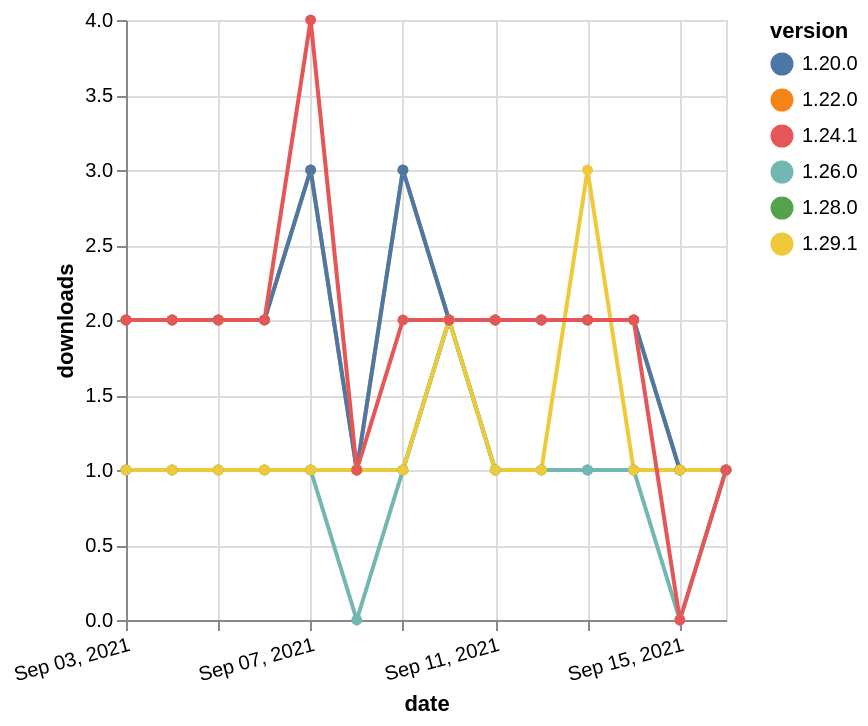

The specification (Vega-Lite) saved for this image:
### Vega-Lite specification from a JSON file in a GitHub repository (floating-point values rounded to 4 significant figures)
{"$schema": "https://vega.github.io/schema/vega-lite/v5.json", "description": "A simple bar chart with embedded data.", "data": {"values": [{"date": "2021-09-03", "total": 2543, "delta": 2, "version": "1.22.0"}, {"date": "2021-09-04", "total": 2545, "delta": 2, "version": "1.22.0"}, {"date": "2021-09-05", "total": 2547, "delta": 2, "version": "1.22.0"}, {"date": "2021-09-06", "total": 2549, "delta": 2, "version": "1.22.0"}, {"date": "2021-09-07", "total": 2552, "delta": 3, "version": "1.22.0"}, {"date": "2021-09-08", "total": 2553, "delta": 1, "version": "1.22.0"}, {"date": "2021-09-09", "total": 2556, "delta": 3, "version": "1.22.0"}, {"date": "2021-09-10", "total": 2558, "delta": 2, "version": "1.22.0"}, {"date": "2021-09-11", "total": 2560, "delta": 2, "version": "1.22.0"}, {"date": "2021-09-12", "total": 2562, "delta": 2, "version": "1.22.0"}, {"date": "2021-09-13", "total": 2564, "delta": 2, "version": "1.22.0"}, {"date": "2021-09-14", "total": 2566, "delta": 2, "version": "1.22.0"}, {"date": "2021-09-15", "total": 2567, "delta": 1, "version": "1.22.0"}, {"date": "2021-09-16", "total": 2568, "delta": 1, "version": "1.22.0"}, {"date": "2021-09-03", "total": 192, "delta": 1, "version": "1.28.0"}, {"date": "2021-09-04", "total": 193, "delta": 1, "version": "1.28.0"}, {"date": "2021-09-05", "total": 194, "delta": 1, "version": "1.28.0"}, {"date": "2021-09-06", "total": 195, "delta": 1, "version": "1.28.0"}, {"date": "2021-09-07", "total": 196, "delta": 1, "version": "1.28.0"}, {"date": "2021-09-08", "total": 197, "delta": 1, "version": "1.28.0"}, {"date": "2021-09-09", "total": 198, "delta": 1, "version": "1.28.0"}, {"date": "2021-09-10", "total": 200, "delta": 2, "version": "1.28.0"}, {"date": "2021-09-11", "total": 201, "delta": 1, "version": "1.28.0"}, {"date": "2021-09-12", "total": 202, "delta": 1, "version": "1.28.0"}, {"date": "2021-09-13", "total": 203, "delta": 1, "version": "1.28.0"}, {"date": "2021-09-14", "total": 204, "delta": 1, "version": "1.28.0"}, {"date": "2021-09-15", "total": 205, "delta": 1, "version": "1.28.0"}, {"date": "2021-09-16", "total": 206, "delta": 1, "version": "1.28.0"}, {"date": "2021-09-03", "total": 236, "delta": 1, "version": "1.26.0"}, {"date": "2021-09-04", "total": 237, "delta": 1, "version": "1.26.0"}, {"date": "2021-09-05", "total": 238, "delta": 1, "version": "1.26.0"}, {"date": "2021-09-06", "total": 239, "delta": 1, "version": "1.26.0"}, {"date": "2021-09-07", "total": 240, "delta": 1, "version": "1.26.0"}, {"date": "2021-09-08", "total": 240, "delta": 0, "version": "1.26.0"}, {"date": "2021-09-09", "total": 241, "delta": 1, "version": "1.26.0"}, {"date": "2021-09-10", "total": 243, "delta": 2, "version": "1.26.0"}, {"date": "2021-09-11", "total": 244, "delta": 1, "version": "1.26.0"}, {"date": "2021-09-12", "total": 245, "delta": 1, "version": "1.26.0"}, {"date": "2021-09-13", "total": 246, "delta": 1, "version": "1.26.0"}, {"date": "2021-09-14", "total": 247, "delta": 1, "version": "1.26.0"}, {"date": "2021-09-15", "total": 247, "delta": 0, "version": "1.26.0"}, {"date": "2021-09-16", "total": 248, "delta": 1, "version": "1.26.0"}, {"date": "2021-09-03", "total": 2514, "delta": 2, "version": "1.20.0"}, {"date": "2021-09-04", "total": 2516, "delta": 2, "version": "1.20.0"}, {"date": "2021-09-05", "total": 2518, "delta": 2, "version": "1.20.0"}, {"date": "2021-09-06", "total": 2520, "delta": 2, "version": "1.20.0"}, {"date": "2021-09-07", "total": 2523, "delta": 3, "version": "1.20.0"}, {"date": "2021-09-08", "total": 2524, "delta": 1, "version": "1.20.0"}, {"date": "2021-09-09", "total": 2527, "delta": 3, "version": "1.20.0"}, {"date": "2021-09-10", "total": 2529, "delta": 2, "version": "1.20.0"}, {"date": "2021-09-11", "total": 2531, "delta": 2, "version": "1.20.0"}, {"date": "2021-09-12", "total": 2533, "delta": 2, "version": "1.20.0"}, {"date": "2021-09-13", "total": 2535, "delta": 2, "version": "1.20.0"}, {"date": "2021-09-14", "total": 2537, "delta": 2, "version": "1.20.0"}, {"date": "2021-09-15", "total": 2538, "delta": 1, "version": "1.20.0"}, {"date": "2021-09-16", "total": 2539, "delta": 1, "version": "1.20.0"}, {"date": "2021-09-03", "total": 183, "delta": 1, "version": "1.29.1"}, {"date": "2021-09-04", "total": 184, "delta": 1, "version": "1.29.1"}, {"date": "2021-09-05", "total": 185, "delta": 1, "version": "1.29.1"}, {"date": "2021-09-06", "total": 186, "delta": 1, "version": "1.29.1"}, {"date": "2021-09-07", "total": 187, "delta": 1, "version": "1.29.1"}, {"date": "2021-09-08", "total": 188, "delta": 1, "version": "1.29.1"}, {"date": "2021-09-09", "total": 189, "delta": 1, "version": "1.29.1"}, {"date": "2021-09-10", "total": 191, "delta": 2, "version": "1.29.1"}, {"date": "2021-09-11", "total": 192, "delta": 1, "version": "1.29.1"}, {"date": "2021-09-12", "total": 193, "delta": 1, "version": "1.29.1"}, {"date": "2021-09-13", "total": 196, "delta": 3, "version": "1.29.1"}, {"date": "2021-09-14", "total": 197, "delta": 1, "version": "1.29.1"}, {"date": "2021-09-15", "total": 198, "delta": 1, "version": "1.29.1"}, {"date": "2021-09-16", "total": 199, "delta": 1, "version": "1.29.1"}, {"date": "2021-09-03", "total": 2375, "delta": 2, "version": "1.24.1"}, {"date": "2021-09-04", "total": 2377, "delta": 2, "version": "1.24.1"}, {"date": "2021-09-05", "total": 2379, "delta": 2, "version": "1.24.1"}, {"date": "2021-09-06", "total": 2381, "delta": 2, "version": "1.24.1"}, {"date": "2021-09-07", "total": 2385, "delta": 4, "version": "1.24.1"}, {"date": "2021-09-08", "total": 2386, "delta": 1, "version": "1.24.1"}, {"date": "2021-09-09", "total": 2388, "delta": 2, "version": "1.24.1"}, {"date": "2021-09-10", "total": 2390, "delta": 2, "version": "1.24.1"}, {"date": "2021-09-11", "total": 2392, "delta": 2, "version": "1.24.1"}, {"date": "2021-09-12", "total": 2394, "delta": 2, "version": "1.24.1"}, {"date": "2021-09-13", "total": 2396, "delta": 2, "version": "1.24.1"}, {"date": "2021-09-14", "total": 2398, "delta": 2, "version": "1.24.1"}, {"date": "2021-09-15", "total": 2398, "delta": 0, "version": "1.24.1"}, {"date": "2021-09-16", "total": 2399, "delta": 1, "version": "1.24.1"}]}, "width": "container", "mark": {"type": "line", "point": {"filled": true}}, "encoding": {"x": {"field": "date", "type": "temporal", "timeUnit": "yearmonthdate", "title": "date", "axis": {"labelAngle": -15}}, "y": {"field": "delta", "type": "quantitative", "title": "downloads"}, "color": {"field": "version", "type": "nominal"}, "tooltip": {"field": "delta"}}}
